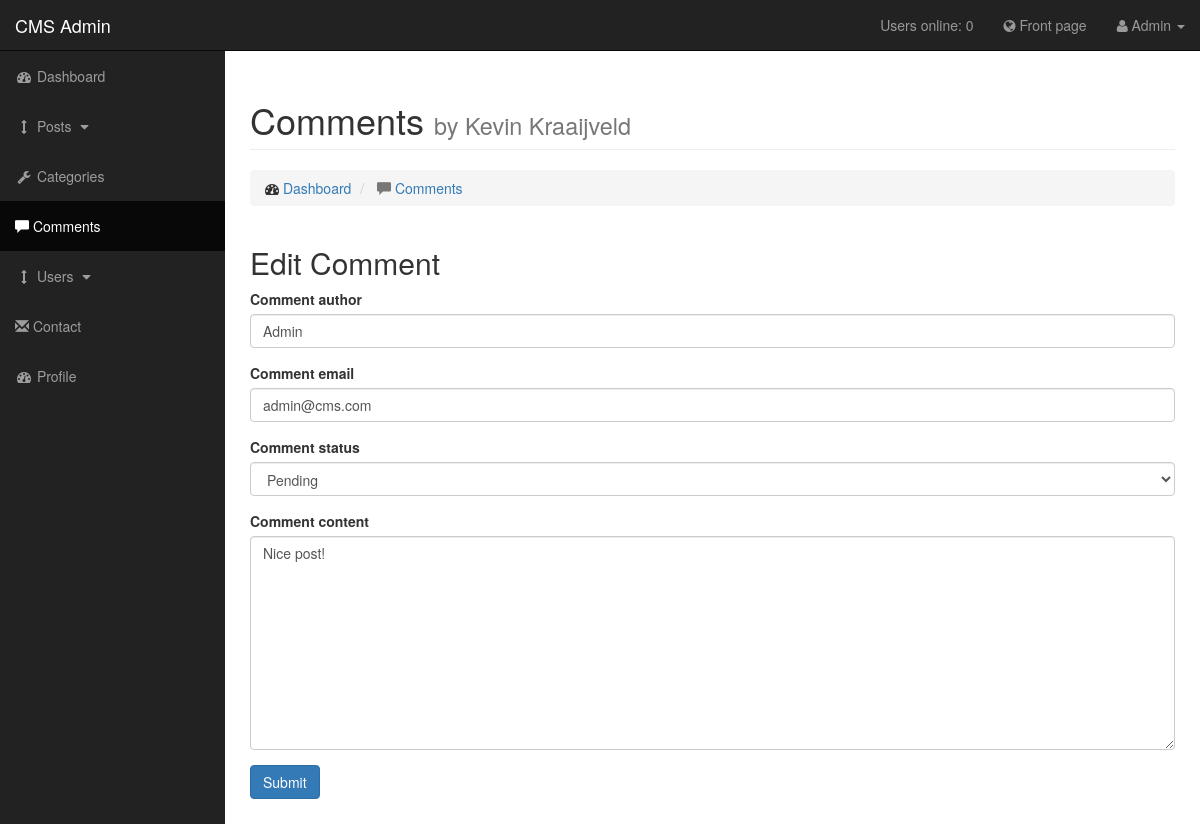
Before: /admin/pages/comments.php?source=edit_comment&comment_id=1 (signed in) with the older database file.
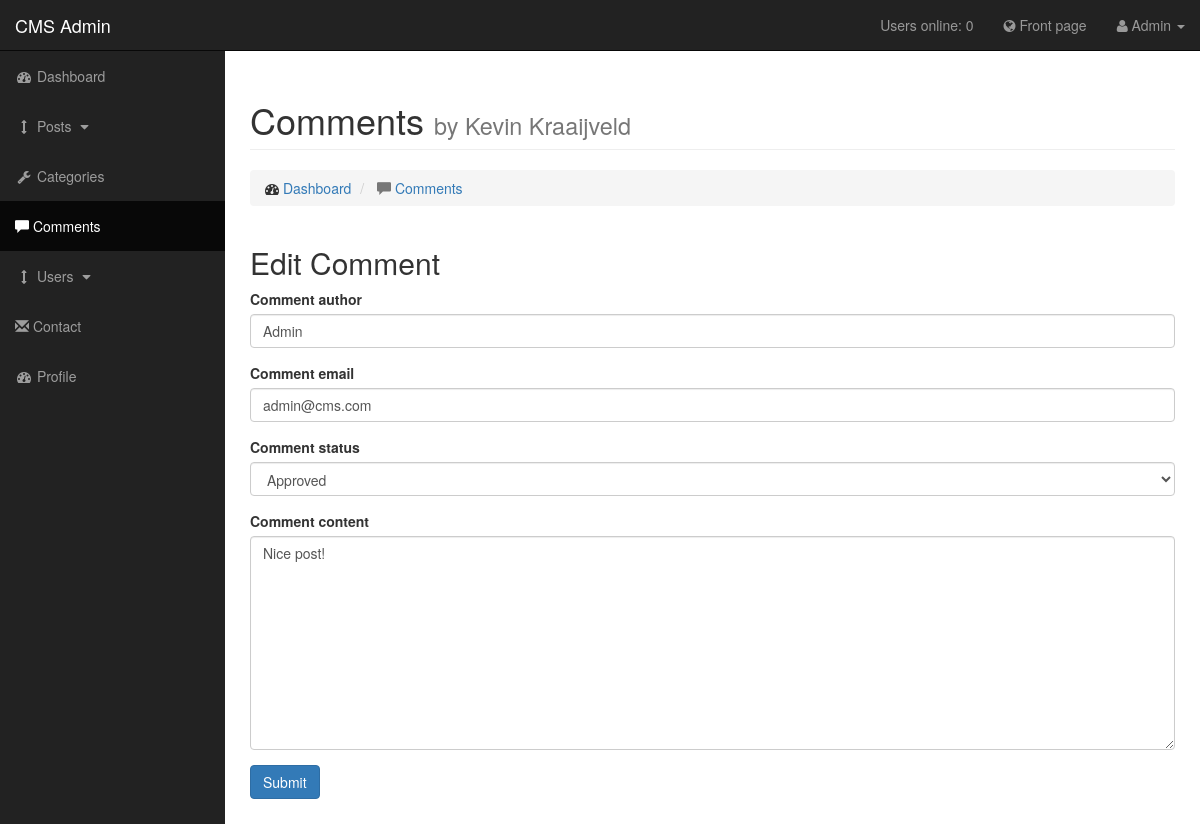
After: the same page with the newer database file.
### tables this page shows
CREATE TABLE IF NOT EXISTS `comments` (
  `comment_id` int(3) NOT NULL,
  `comment_post_id` int(3) NOT NULL,
  `comment_author` varchar(255) NOT NULL,
  `comment_email` varchar(255) NOT NULL,
  `comment_content` text NOT NULL,
  `comment_status` varchar(255) NOT NULL,
  `comment_date` date NOT NULL
);

### admin/pages/edit_comment.php (the view, shortened to what this page needs)
<?php
  if (isset($_GET['comment_id'])){
    $comment_id = $_GET['comment_id'];
    $query = "SELECT * FROM comments WHERE comment_id = {$comment_id}";
    $select_comment_by_id = mysqli_query($connection, $query);
    while($row = mysqli_fetch_assoc($select_comment_by_id)){
      $comment_author = $row['comment_author'];
      $comment_email = $row['comment_email'];
      $comment_status = $row['comment_status'];
      $comment_content = $row['comment_content'];
    }
  }
?>
<h2>Edit Comment</h2>
  <form class="form-group" action="" method="post" enctype="multipart/form-data" autocomplete="off">
    <div class="form-group">
      <label for="cat_title">Comment author</label>
      <input class="form-control" type="text" name="comment_author" value="<?php echo $comment_author?>" placeholder="Comment author">
    </div>
  <div class="form-group">
    <label for="post_author">Comment email</label>
    <input class="form-control" type="text" name="comment_email" value="<?php echo $comment_email?>" placeholder="Comment email">
  </div>
  <div class="form-group">
    <label for="post_tags">Comment status</label>
    <select class="form-control" name="comment_status">
      <?if($comment_status == "Pending"){
        echo"<option value='Pending' selected>Pending</option>";
      }elseif($comment_status == "Approved"){
        echo"<option value='Approved' selected>Approved</option>";
      }else{
        echo"<option value='Pending'>Pending</option>";
        echo"<option value='Approved'>Approved</option>";
      }?>
    </select>
  </div>
  <div class="form-group">
    <label for="post_content">Comment content</label>
    <br>
    <textarea class="form-control" name="comment_content" rows="10" style='width:-webkit-fill-available;'><?php echo $comment_content?></textarea>
  </div>
  <div class="form-group">
    <input class="btn btn-primary" type="submit" name="update_comment" value="Submit">
  </div>
  </form>

Changed rows visible on the page:
changed comments "Admin": comment_status "Pending" → "Approved"
